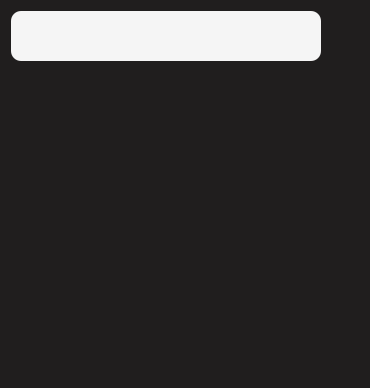
<?xml version="1.0" encoding="UTF-8"?>
<ui version="4.0">
 <class>ChannelList</class>
 <widget class="QWidget" name="ChannelList">
  <property name="geometry">
   <rect>
    <x>0</x>
    <y>0</y>
    <width>332</width>
    <height>388</height>
   </rect>
  </property>
  <property name="windowTitle">
   <string>Form</string>
  </property>
  <property name="styleSheet">
   <string notr="true">QWidget {
	background-color: rgb(32, 30, 30);
	border-radius: 10px;
}</string>
  </property>
  <layout class="QGridLayout" name="gridLayout">
   <item row="0" column="0">
    <widget class="QLineEdit" name="searchEdit">
     <property name="minimumSize">
      <size>
       <width>0</width>
       <height>50</height>
      </size>
     </property>
     <property name="maximumSize">
      <size>
       <width>16777215</width>
       <height>50</height>
      </size>
     </property>
     <property name="styleSheet">
      <string notr="true">QLineEdit#searchEdit {
	background-color: rgb(245, 245, 245);
	width: 300px;
	color: rgb(48, 48, 48);
	padding-left: 10px;
	border-radius: 10px;
	font-size: 20px;
}</string>
     </property>
     <property name="maxLength">
      <number>40</number>
     </property>
    </widget>
   </item>
   <item row="0" column="1">
    <widget class="QPushButton" name="createChannelButton">
     <property name="minimumSize">
      <size>
       <width>0</width>
       <height>50</height>
      </size>
     </property>
     <property name="maximumSize">
      <size>
       <width>50</width>
       <height>50</height>
      </size>
     </property>
     <property name="cursor">
      <cursorShape>PointingHandCursor</cursorShape>
     </property>
     <property name="toolTip">
      <string>Создать канал.</string>
     </property>
     <property name="text">
      <string/>
     </property>
     <property name="icon">
      <iconset resource="client.qrc">
       <normaloff>:/resources/add_icon.png</normaloff>:/resources/add_icon.png</iconset>
     </property>
     <property name="iconSize">
      <size>
       <width>50</width>
       <height>50</height>
      </size>
     </property>
     <property name="flat">
      <bool>true</bool>
     </property>
    </widget>
   </item>
   <item row="1" column="0" colspan="2">
    <widget class="QScrollArea" name="scrollArea">
     <property name="widgetResizable">
      <bool>true</bool>
     </property>
     <widget class="QWidget" name="scrollAreaWidgetContents">
      <property name="geometry">
       <rect>
        <x>0</x>
        <y>0</y>
        <width>310</width>
        <height>309</height>
       </rect>
      </property>
     </widget>
    </widget>
   </item>
  </layout>
 </widget>
 <resources>
  <include location="client.qrc"/>
 </resources>
 <connections/>
</ui>
